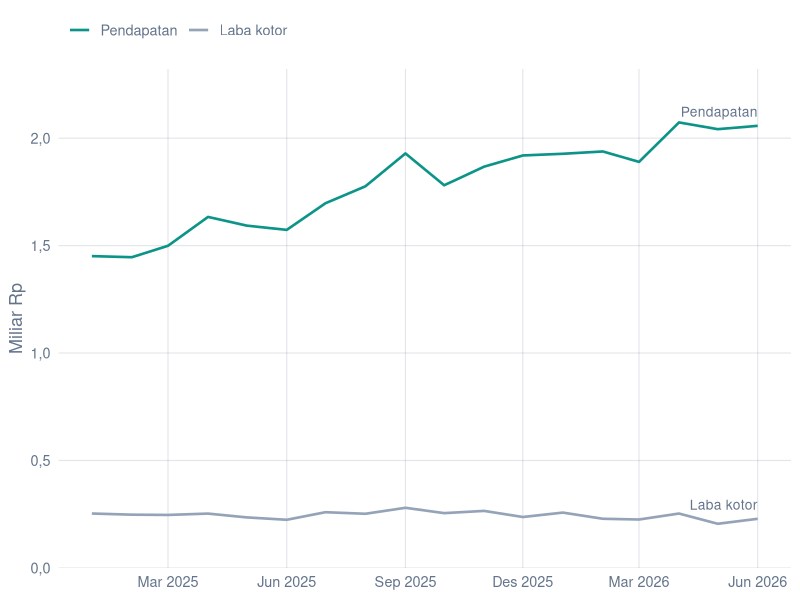
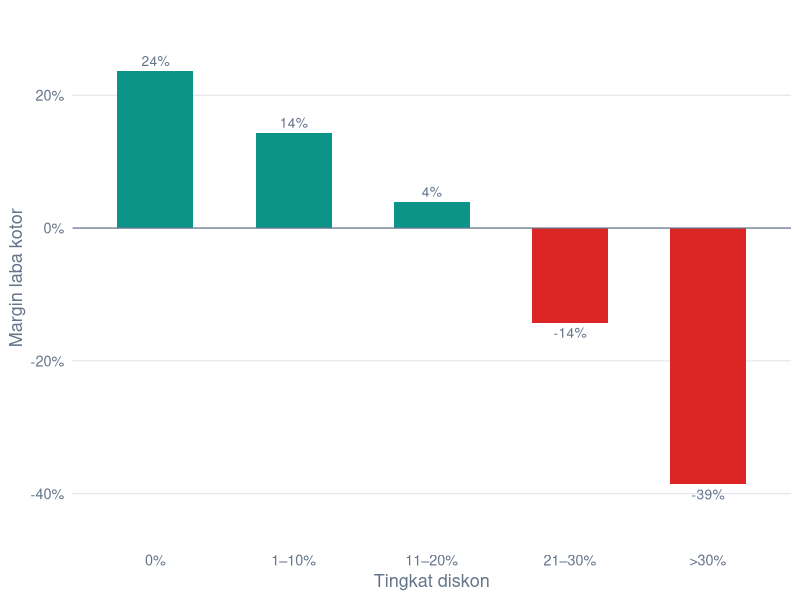

The R source for these figures, in order:
## ---- chunk 1
#| label: setup
#| message: false
library(dplyr)
library(ggplot2)
library(scales)

# Grafik berlatar transparan & teks abu netral agar terbaca di mode terang maupun gelap
knitr::opts_chunk$set(dev = "png", dev.args = list(bg = "transparent"), dpi = 150)
BRAND <- "#0D9488"; MUTED <- "#94A3B8"; INK <- "#64748B"; NEG <- "#DC2626"
theme_set(
  theme_minimal(base_size = 13) +
    theme(
      text = element_text(colour = INK), axis.text = element_text(colour = INK),
      panel.grid.major = element_line(colour = alpha(INK, .18), linewidth = .4),
      panel.grid.minor = element_blank(),
      plot.background = element_rect(fill = "transparent", colour = NA),
      panel.background = element_rect(fill = "transparent", colour = NA),
      legend.position = "top", legend.justification = "left",
      legend.background = element_rect(fill = "transparent", colour = NA)
    )
)

# Format angka gaya Indonesia
pct <- function(x, d = 0) percent(x, accuracy = 10^-d, decimal.mark = ",", big.mark = ".")
ribuan <- function(x) number(x, big.mark = ".", decimal.mark = ",")
rupiah <- function(x) paste0(ifelse(x < 0, "-", ""), "Rp", ribuan(abs(x)))
BULAN <- c("Jan", "Feb", "Mar", "Apr", "Mei", "Jun", "Jul", "Agu", "Sep", "Okt", "Nov", "Des")
bulan_id <- function(d) ifelse(is.na(d), NA, paste(BULAN[as.integer(format(d, "%m"))], format(d, "%Y")))

# ---------- Data sintetis ----------
set.seed(42)
n <- 30000
ref <- tibble(  # harga rata-rata, margin kotor sebelum diskon, peluang diberi diskon
  kategori = c("Elektronik", "Fashion", "Kecantikan", "Rumah Tangga", "Makanan", "Olahraga"),
  harga    = c(2400000, 320000, 180000, 410000, 95000, 650000),
  margin   = c(.16, .28, .30, .30, .22, .32),
  peluang  = c(.70, .75, .70, .30, .20, .30),
  bobot    = c(.12, .24, .16, .18, .20, .10)
)

hari    <- 0:545
tanggal <- as.Date("2025-01-01") + sample(hari, n, replace = TRUE, prob = 1 + hari / 546 * .6)
idx     <- sample(seq_len(nrow(ref)), n, replace = TRUE, prob = ref$bobot)
waktu   <- as.numeric(tanggal - min(tanggal)) / 545          # 0 → 1

# promosi makin agresif: peluang dan besar diskon naik seiring waktu
dapat <- runif(n) < ref$peluang[idx] * (.55 + .45 * waktu)
besar <- sample(c(.05, .10, .15, .20, .25, .30, .40), n, replace = TRUE,
                prob = c(.18, .20, .17, .15, .12, .10, .08))
besar <- ifelse(runif(n) < waktu * .22,
                pmax(besar, sample(c(.25, .30, .40), n, replace = TRUE)), besar)
diskon      <- ifelse(dapat, besar, 0)
harga       <- ref$harga[idx] * rlnorm(n, 0, .35)
qty         <- sample(1:3, n, replace = TRUE)
biaya_promo <- ifelse(diskon > .20, .04, 0)                  # ongkir gratis, materi promosi, dll.

df <- tibble(
  tanggal, kategori = ref$kategori[idx],
  wilayah = sample(c("Jawa", "Sumatra", "Kalimantan", "Sulawesi"), n, replace = TRUE,
                   prob = c(.55, .20, .13, .12)),
  qty, diskon,
  pendapatan = harga * qty * (1 - diskon),
  laba       = harga * qty * (ref$margin[idx] - diskon - biaya_promo)
)

# angka ringkas yang dikutip di teks
h1_25 <- filter(df, tanggal <  as.Date("2025-07-01"))
h1_26 <- filter(df, tanggal >= as.Date("2026-01-01"))
tumbuh_pend <- sum(h1_26$pendapatan) / sum(h1_25$pendapatan) - 1
tumbuh_laba <- sum(h1_26$laba) / sum(h1_25$laba) - 1
porsi_besar <- function(d) sum(d$pendapatan[d$diskon > .20]) / sum(d$pendapatan)

df |>
  head(5) |>
  mutate(tanggal = format(tanggal, "%d-%m-%Y"), diskon = pct(diskon),
         pendapatan = rupiah(pendapatan), laba = rupiah(laba)) |>
  knitr::kable(align = "llllrrr")
## ---- chunk 2
#| label: fig-tren
#| fig-cap: "Pendapatan dan laba kotor bulanan (miliar Rp). Jarak antara kedua garis melebar sejak pertengahan 2025."
#| fig-width: 7.5
#| fig-height: 3.8
bulanan <- df |>
  mutate(bulan = as.Date(format(tanggal, "%Y-%m-01"))) |>
  group_by(bulan) |>
  summarise(Pendapatan = sum(pendapatan) / 1e9, `Laba kotor` = sum(laba) / 1e9) |>
  tidyr::pivot_longer(-bulan, names_to = "seri", values_to = "nilai") |>
  mutate(seri = factor(seri, levels = c("Pendapatan", "Laba kotor")))

label_akhir <- bulanan |> filter(bulan == max(bulan))

ggplot(bulanan, aes(bulan, nilai, colour = seri)) +
  geom_line(linewidth = .9) +
  geom_text(data = label_akhir, aes(label = seri), hjust = 1, vjust = -.9,
            colour = INK, size = 3.5, show.legend = FALSE) +
  scale_colour_manual(values = c(Pendapatan = BRAND, `Laba kotor` = MUTED), name = NULL) +
  scale_y_continuous(limits = c(0, NA), expand = expansion(mult = c(0, .12)),
                     labels = label_number(decimal.mark = ",")) +
  scale_x_date(labels = bulan_id, date_breaks = "3 months") +
  labs(x = NULL, y = "Miliar Rp")
## ---- chunk 3
#| label: fig-diskon
#| fig-cap: "Margin laba kotor per tingkat diskon, seluruh periode. Di atas 20%, margin menjadi negatif."
#| fig-width: 7.5
#| fig-height: 3.8
per_diskon <- df |>
  mutate(grup = cut(diskon, c(-.01, 0, .10, .20, .30, .5),
                    labels = c("0%", "1–10%", "11–20%", "21–30%", ">30%"))) |>
  group_by(grup) |>
  summarise(margin = sum(laba) / sum(pendapatan)) |>
  mutate(tanda = ifelse(margin >= 0, "untung", "rugi"))

ggplot(per_diskon, aes(grup, margin, fill = tanda)) +
  geom_col(width = .55) +
  geom_hline(yintercept = 0, colour = INK, linewidth = .4) +
  geom_text(aes(label = pct(margin), vjust = ifelse(margin >= 0, -.5, 1.5)),
            colour = INK, size = 3.5) +
  scale_fill_manual(values = c(untung = BRAND, rugi = NEG), guide = "none") +
  scale_y_continuous(labels = \(x) pct(x), expand = expansion(mult = .15)) +
  labs(x = "Tingkat diskon", y = "Margin laba kotor") +
  theme(panel.grid.major.x = element_blank())
## ---- chunk 4
#| label: tbl-kategori
#| tbl-cap: "Laba kotor dari transaksi berdiskon di atas 20%, per kategori (seluruh periode)."
tabel <- df |>
  group_by(kategori) |>
  summarise(
    porsi      = sum(pendapatan[diskon > .20]) / sum(pendapatan),
    margin     = sum(laba) / sum(pendapatan),
    laba_besar = sum(laba[diskon > .20]) / 1e9,
    pendapatan = sum(pendapatan)   # diringkas terakhir agar kolom asli tidak tertimpa
  ) |>
  arrange(laba_besar)

tabel |>
  transmute(
    Kategori = kategori,
    `Pendapatan total (M Rp)` = number(pendapatan / 1e9, accuracy = .1, decimal.mark = ","),
    `Porsi diskon >20%` = pct(porsi),
    `Margin total` = pct(margin, 1),
    `Laba dari diskon >20% (M Rp)` = number(laba_besar, accuracy = .01, decimal.mark = ",",
                                            style_positive = "plus")
  ) |>
  knitr::kable(align = "lrrrr")
## ---- chunk 5
#| echo: false
terburuk   <- tabel$kategori[1]
porsi_rugi <- tabel$laba_besar[1] / sum(tabel$laba_besar[tabel$laba_besar < 0])
margin_terburuk <- ref$margin[ref$kategori == terburuk]
